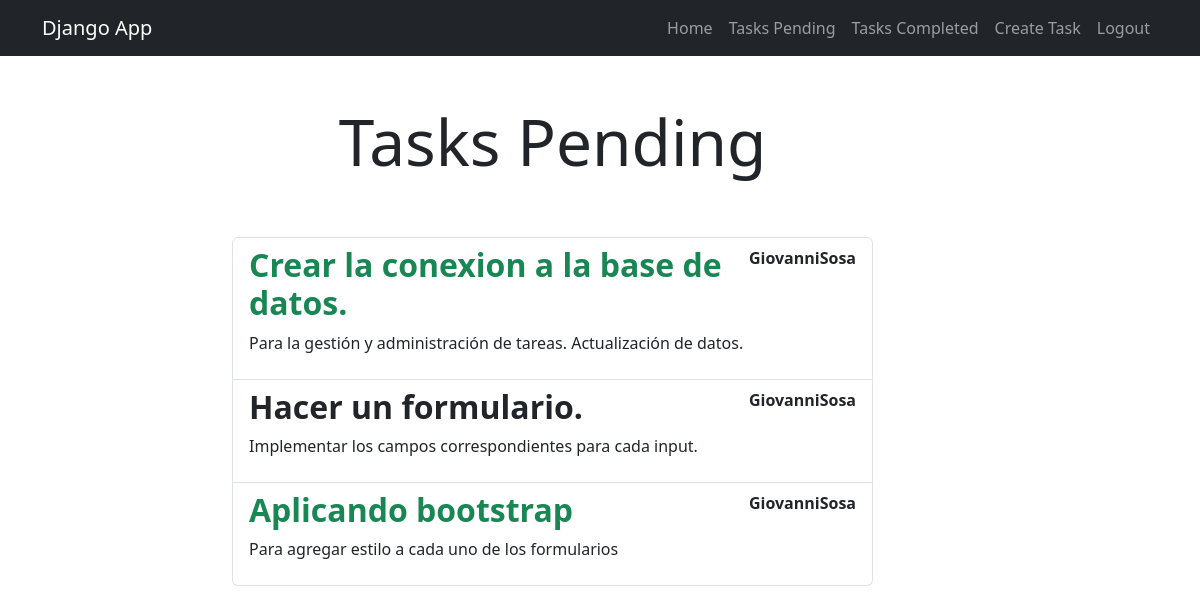
Screenshot of /tasks/ (signed in) with the database file from the repository.
### tasks/models.py (models this page shows, shortened)
class Task(models.Model):
    title = models.CharField(max_length=200)
    description = models.TextField(blank=True)
    created = models.DateTimeField(auto_now_add=True)
    datecompleted = models.DateTimeField(null=True, blank=True) #blanck=True indica que es opcional solo el admin y no en la base de datos
    important = models.BooleanField(default=False)
    user = models.ForeignKey(User, on_delete=models.CASCADE) #elimina datos en cascada

### tasks/views.py (the view)
# urls.py: path('tasks/', views.tasks, name='tasks'),
@login_required
def tasks(request):
    tasks = Task.objects.filter(user=request.user, datecompleted__isnull=True).order_by('-datecompleted')
    return render(request, 'tasks.html',{'tasks':tasks})

### tasks/templates/tasks.html (shortened to what this page needs)
{% extends "base.html" %}
{% block content %}
<main class="container">
    <div class="row">
        <div class="col-md-7 offset-md-2">
            <h1 class="text-center display-3 py-5">Tasks Pending</h1>
            <ol class="list-group">
                {% for task in tasks %}
                <a class="list-group-item" href='{% url "task_detail" task.id%}'>
                    <header class="d-flex justify-content-between">
                        {% if task.important %}
                        <h2 class="fw-bold text-success">{{task.title}}</h1>
                        {% else %}
                        <h2 class="fw-bold">{{task.title}}</h1>
                        {% endif %}
                        <p><strong>{{task.user.username}}</strong></p>
                    </header>
                    <p>{{task.description}}</p>
                </a>
                {% endfor %}
            </ol>
        </div>
    </div>
</main>
{% endblock  %}

### rows the page displays
Task: title "Crear la conexion a la base de datos.", user.username "GiovanniSosa", description "Para la gestión y administración de tareas. Actualización de datos."
Task: title "Hacer un formulario.", user.username "GiovanniSosa", description "Implementar los campos correspondientes para cada input."
Task: title "Aplicando bootstrap", user.username "GiovanniSosa", description "Para agregar estilo a cada uno de los formularios"
